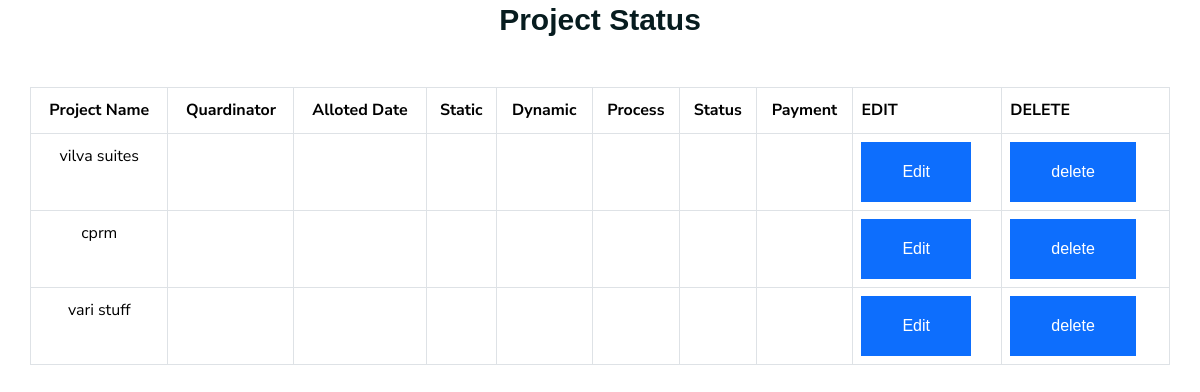
Page /project-status.php on the committed database.
### tables this page shows
CREATE TABLE IF NOT EXISTS `project` (
  `id` int(11) NOT NULL AUTO_INCREMENT,
  `project_name` varchar(300) DEFAULT NULL,
  `quardinator` varchar(100) DEFAULT NULL,
  `dates` date DEFAULT NULL,
  `static` varchar(100) DEFAULT NULL,
  `dynamic` varchar(160) DEFAULT NULL,
  `process` varchar(100) DEFAULT NULL,
  `status` varchar(100) DEFAULT NULL,
  `payment` varchar(100) DEFAULT NULL,
  PRIMARY KEY (`id`)
);

### project-status.php (the view, shortened to what this page needs)
<?php include 'header.php';?>
<!DOCTYPE html>
<html lang="en">
<head>
    <link rel="stylesheet" href="./css/bootstrap.min.css">
	<link href="./css/style.css" rel="stylesheet">
</head>
<body>
  <div class="container-fluid">
<?php
$con = mysqli_connect('localhost','root','');
mysqli_select_db($con ,'project');
?>
<?php
 $query="select * from project";
$result=mysqli_query($con,$query);
?>
<div class="table-responsive container-fluid">
<h2 class="text-center">Project Status</h2>
	<table class="table mt-5 text-dark table-bordered bg-white" align="center" >
	<thead>
	<tr class="bg-white">
              <th class="text-center bg-white">Project Name</th>
			  <th class="text-center">Quardinator</th>
			  <th class="text-center">Alloted Date</th>
			  <th class="text-center">Static</th>
              <th class="text-center">Dynamic</th>
              <th class="text-center"> Process</th>
              <th class="text-center">Status</th>
              <th class="text-center">Payment</th>
              <th>EDIT</th>
              <th>DELETE</th>
		</tr>
	</thead>
        <tr class="bg-white">
		<?php while($rows=mysqli_fetch_assoc($result))
		{
		?>
        <td class="text-center bg-white"><?php echo $rows['project_name'];?></td>
        <td class="text-center bg-white"><?php echo $rows['quardinator'];?></td>
        <td class="text-center bg-white"><?php echo $rows['dates'];?></td>
        <td class="text-center bg-white"><?php echo $rows['static'];?></td>
        <td class="text-center bg-white"><?php echo $rows['dynamic'];?></td>
        <td class="text-center bg-white"><?php echo $rows['process'];?></td>
        <td class="text-center bg-white"><?php echo $rows['status'];?></td>
        <td class="text-center bg-white"><?php echo $rows['payment'];?></td>
        <td class="bg-white"><a href="projectedit.php?id=<?php echo $rows['id'];?>" class="btn btn-primary">Edit</a></td>
        <td class="bg-white"><a href="projectdelete.php?id=<?php echo $rows['id'];?>" class="btn btn-primary">delete</a></td>
	    </tr>
	    <?php
        }
        ?>
        </table>
        </div>
        </div>
</body>
</html>

### rows in the picture
project: project_name "vilva suites"
project: project_name "cprm"
project: project_name "vari stuff"
